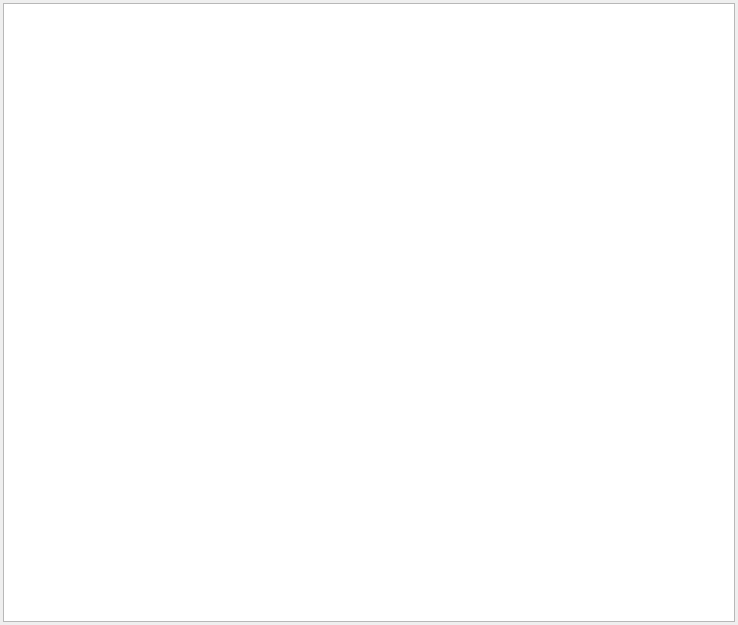
<?xml version="1.0" encoding="UTF-8"?>
<ui version="4.0">
 <class>MainWindow</class>
 <widget class="QMainWindow" name="MainWindow">
  <property name="geometry">
   <rect>
    <x>0</x>
    <y>0</y>
    <width>738</width>
    <height>625</height>
   </rect>
  </property>
  <property name="windowTitle">
   <string>MainWindow</string>
  </property>
  <widget class="QWidget" name="centralwidget">
   <layout class="QVBoxLayout" name="verticalLayout">
    <property name="spacing">
     <number>3</number>
    </property>
    <property name="margin">
     <number>3</number>
    </property>
    <item>
     <widget class="QPlainTextEdit" name="te"/>
    </item>
   </layout>
  </widget>
 </widget>
 <tabstops>
  <tabstop>te</tabstop>
 </tabstops>
 <resources/>
 <connections/>
</ui>
